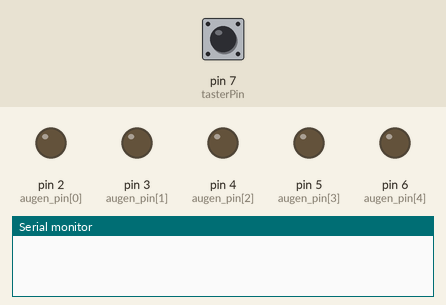
Bench run of a sketch on a simulated Arduino Uno, built with avr-gcc and run on an emulated ATmega328P. Parts: output pins drawn as LEDs (lit = HIGH), the last lines printed to the serial monitor. The inputs (shaded band) are chosen by the test bench; at power-on: pin 7 (tasterPin) HIGH. Random numbers use the default seed unless the sketch sets one.

Above: at 1.2 s.
1.3 s: pin 7 (tasterPin) pulled LOW for 0.15 s
At 1.7 s:
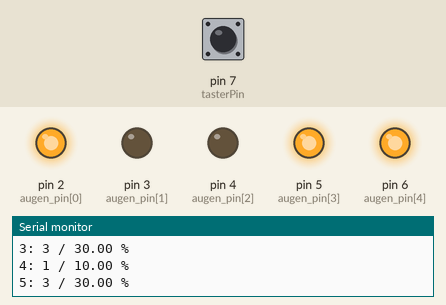
At 2.3 s:
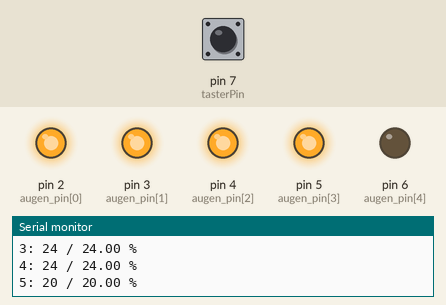
4.3 s: pin 7 (tasterPin) pulled LOW for 1 s
At 5.8 s:
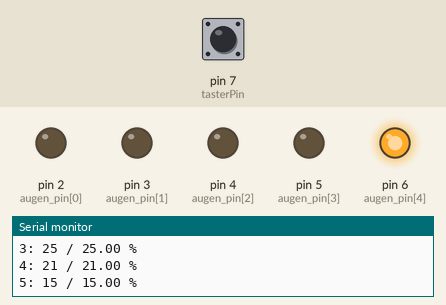
Timing chart, 0 to 9.4 s (numbered marks = the images above; inputs shaded):
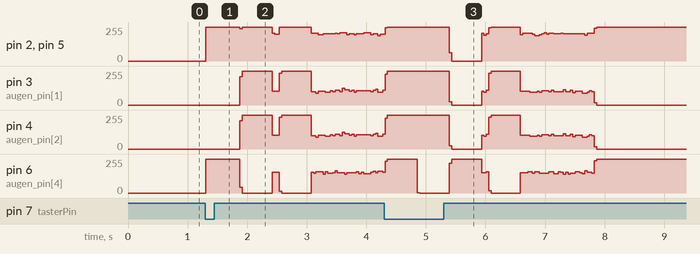

The sketch:

Statistik.ino
```cpp
/*
  Würfel mit 5 Augen
  mit Zufall und Statistik
  Lösung der Übungsaufgabe

  Version 1.0
  Der Hobbyelektroniker
  Der Code ist Public Domain und kann ohne Einschränkungen frei verwendet werden
*/

// Anordnung der LED's
/*
 * 0     1
 *    4
 * 2     3
 */
const int anzahl_augen = 5;
const int augen_pin[anzahl_augen] = {2,3,4,5,6};
const int tasterPin = 7;

int statistikArray[] = {0,0,0,0,0,0};  // Werte für 'aus',1,2,3,4,5

// Anzeigen definieren
int anzeige[][anzahl_augen] = {
                    {0,0,0,0,0},  // aus
                    {0,0,0,0,1},  // 1
                    {1,0,0,1,0},  // 2
                    {1,0,0,1,1},  // 3
                    {1,1,1,1,0},  // 4
                    {1,1,1,1,1}   // 5
                  };


void test() {
  // alle LED ein
  for (int i=0; i<anzahl_augen; i++) {
    digitalWrite(augen_pin[i],HIGH);
  }
  delay(2000);
  // alle LED aus
  for (int i=0; i<anzahl_augen; i++) {
    digitalWrite(augen_pin[i],LOW);
  }
}

void zeige(int zahl) {
  for (int i=0; i < anzahl_augen; i++) {
    digitalWrite(augen_pin[i],anzeige[zahl][i]);
  }
}

void wuerfeln() {
  // Zum Start alles aus
  zeige(0);
  delay(500);
  for (int i=0; i<30;i++) {
    zeige(random(1,6));
    delay(100);
  }
  delay(500);
}

void setup() {
  Serial.begin(9600);
  for (int i=0; i<anzahl_augen; i++) {
    pinMode(augen_pin[i],OUTPUT);
  }
  pinMode(tasterPin,INPUT_PULLUP);
  randomSeed(analogRead(0));
//  test();
}

void statistik(int anzahl) {
  Serial.println();
  Serial.print("Anzahl Würfe: "); Serial.println(anzahl);
  for (int i=0; i<6; i++) statistikArray[i] = 0;
  for (int i=0; i<anzahl; i++) {
    int zahl = random(1,6);
    zeige(zahl);
    statistikArray[zahl]++;
  }
  for (int i=1; i<6; i++) {  // 'aus' wird nicht ausgegeben
    Serial.print(i); Serial.print(": ");
    Serial.print(statistikArray[i]); Serial.print(" / ");
    Serial.print(100.0/anzahl*statistikArray[i]); Serial.println(" %");
  }
  delay(500);
}

void loop() {
  if (!digitalRead(tasterPin)) {
    statistik(10);
    statistik(100);
    statistik(1000);
    statistik(10000);
  }
}
```
